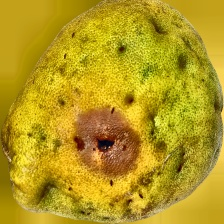
#> input picture analysis/effb0svm_20251102132034/sample_augments/IMG20250703091050.jpg, 224 x 224 px; its folder holds only this picture in this run
$ python -i pomelo_enhancer_v1_2.py   (imports and definitions only)
#> lines starting #> are read from the running program, lines starting #| are printed output that depends on the picture; after the words box and inside, x2 and y2 are one past the last pixel; in counts of white or black regions, pixels touching at a corner belong together
#> in process_image_file, image is the input picture: shape (224, 224, 3); mean B, G, R 27.9, 154.8, 182.6
import os
import cv2
import numpy as np
from PIL import Image
from dotenv import load_dotenv
from pathlib import Path
from tqdm import tqdm

# [1 line not run here, left out]

# ============================================================
# Pomelo Image Enhancer v1.4
# Natural color preservation + RGB-safe output
# ============================================================

# [14 lines left out: function rgba_to_bgr_avg_background, not called in this run]


def enhance_pomelo_image(image_bgr):
    # Convert to LAB for luminance and chroma control
    lab = cv2.cvtColor(image_bgr, cv2.COLOR_BGR2LAB)
#> lab: shape (224, 224, 3); mean of channels 0, 1, 2 164.3, 126.6, 189.8
    l, a, b = cv2.split(lab)

    # Step 1: Luminance equalization
    clahe = cv2.createCLAHE(clipLimit=3.0, tileGridSize=(8, 8))
    l = clahe.apply(l)
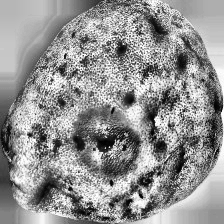
#> l: shape (224, 224); min 1, max 255, mean 146.5

    # Step 2: Decrease overall green dominance (negative 'a' shift → greener tones)
    a_mean, b_mean = np.mean(a), np.mean(b)
#> a_mean = 126.6; b_mean = 189.8
    a = np.clip((a - a_mean) * 1.20 + a_mean, 0, 255).astype(np.uint8)
    b = np.clip((b - b_mean) * 1.15 + b_mean, 0, 255).astype(np.uint8)
    l = l.astype(np.uint8)

    a = cv2.resize(a, (l.shape[1], l.shape[0]))
    b = cv2.resize(b, (l.shape[1], l.shape[0]))

    lab = cv2.merge((l, a, b))
#> lab: shape (224, 224, 3); mean of channels 0, 1, 2 146.5, 126.1, 189.3
    enhanced_bgr = cv2.cvtColor(lab, cv2.COLOR_LAB2BGR)

    # Step 3: Targeted color rebalancing (HSV domain)
    hsv = cv2.cvtColor(enhanced_bgr, cv2.COLOR_BGR2HSV).astype(np.float32)
    h, s, v = cv2.split(hsv)

    # Boost brown, tan, yellow ranges (H 1–50°)
    warm_mask = (h >= 1) & (h <= 50)
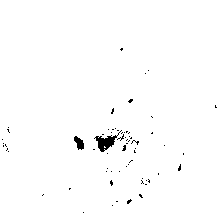
#> warm_mask: shape (224, 224) bool; 99% white; 65 black regions (63 under 20 px), largest, box (x1, y1, x2, y2) and area: (94, 130, 122, 152) 214, (74, 136, 84, 150) 86
    s[warm_mask] *= 1.2
    v[warm_mask] *= 1.1

    # Define a broader green mask to cover light and dark greens (approx 32° to 160°)
    green_mask = (h >= 32) & (h <= 160)
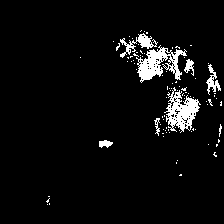
#> green_mask: shape (224, 224) bool; 5.1% white; 90 white regions (82 under 20 px), largest, box (x1, y1, x2, y2) and area: (136, 45, 187, 83) 854, (164, 87, 201, 133) 795, (120, 33, 158, 58) 293
    s[green_mask] = np.clip(s[green_mask] * 1.05, 0, 255)
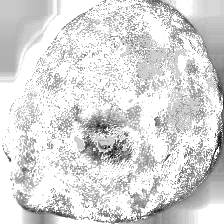
#> s: shape (224, 224) float32; min 34.8, max 306, mean 265; drawn with min black and max white

    # Enhance black/white/tan visibility by range normalization
    global_mask = (v > 30) & (v < 220) & ((h < 32) | (h > 160))
#> global_mask: shape (224, 224) bool; 61.3% white; 631 black regions (600 under 20 px), largest, box (x1, y1, x2, y2) and area: (119, 12, 206, 150) 3484, (129, 15, 224, 224) 3412, (0, 0, 50, 76) 2315
    v[global_mask] = np.power(v[global_mask] / 255.0, 0.8) * 255.0

    hsv = cv2.merge((h, np.clip(s, 0, 255), np.clip(v, 0, 255)))
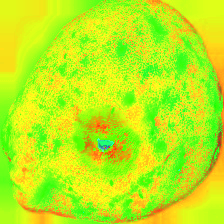
#> hsv: shape (224, 224, 3) float32; mean B, G, R 24.6, 239.3, 186
    enhanced_bgr = cv2.cvtColor(hsv.astype(np.uint8), cv2.COLOR_HSV2BGR)

    # Step 4: Tone balancing and mild sharpening
    enhanced_bgr = np.clip(np.power(enhanced_bgr.astype(np.float32) / 255.0, 1.05) * 255, 0, 255).astype(np.uint8)
    gaussian = cv2.GaussianBlur(enhanced_bgr, (0, 0), sigmaX=1.0)
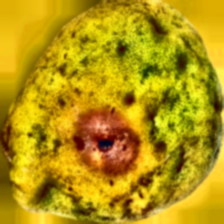
#> gaussian: shape (224, 224, 3); mean B, G, R 13, 150.4, 181.9
    enhanced_bgr = cv2.addWeighted(enhanced_bgr, 1.4, gaussian, -0.40, 0)
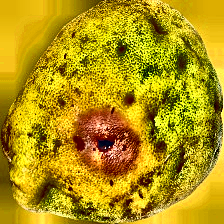
#> enhanced_bgr: shape (224, 224, 3); mean B, G, R 14.1, 150.1, 180.5

    gamma = 1.1
    enhanced_bgr = np.clip((enhanced_bgr / 255.0) ** (1 / gamma) * 255, 0, 255).astype(np.uint8)

    # Step 5: Normalize output for model use
    enhanced_bgr = cv2.normalize(enhanced_bgr, None, 0, 255, cv2.NORM_MINMAX)
    return enhanced_bgr


def process_image_file(input_path, output_path):
    """Process and save a single image as RGB JPEG."""
    image = cv2.imread(str(input_path), cv2.IMREAD_UNCHANGED)
    if image is None:
        print(f"[WARN] Skipping unreadable file: {input_path}")
        return

    # --- Handle RGBA → BGR conversion ---
    if image.shape[-1] == 4:
        image = rgba_to_bgr_avg_background(image)
    elif image.shape[-1] == 3:
        image = image.astype(np.uint8)
    else:
        print(f"[WARN] Unsupported image shape {image.shape} for {input_path}")
        return

    # --- Apply enhancement ---
    enhanced_bgr = enhance_pomelo_image(image)

    # --- Convert to RGB for model / Pillow ---
    enhanced_rgb = cv2.cvtColor(enhanced_bgr, cv2.COLOR_BGR2RGB)

    # --- Ensure output folder exists ---
#> (the run stopped early here; a loop or call above may not have finished)

$ run again, on analysis/effb0svm_20251102132034/sample_augments/IMG20250801081058.jpg
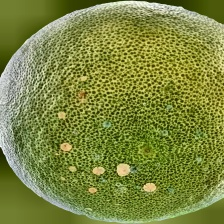
#> input picture analysis/effb0svm_20251102132034/sample_augments/IMG20250801081058.jpg, 224 x 224 px
#> in process_image_file, image is the input picture: shape (224, 224, 3); mean B, G, R 63.2, 135.4, 124.5
#> a_mean = 113.4; b_mean = 164.2
#> in enhance_pomelo_image, `warm_mask = (h >= 1) & (h <= 50)`:
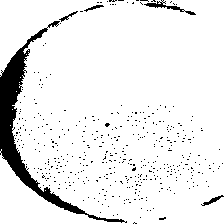
#> warm_mask: shape (224, 224) bool; 92.2% white; 436 black regions (431 under 20 px), largest, box (x1, y1, x2, y2) and area: (0, 21, 127, 223) 2927, (144, 0, 196, 15) 166, (201, 195, 224, 206) 70, (59, 11, 78, 22) 49, (84, 5, 104, 12) 47
#> green_mask: shape (224, 224) bool; 80.5% white; 302 black regions (293 under 20 px), largest, box (x1, y1, x2, y2) and area: (61, 20, 224, 118) 8410, (115, 163, 130, 177) 153, (56, 141, 74, 156) 149
#> global_mask: shape (224, 224) bool; 12.9% white in thin lines or dots, all inside (x1, y1, x2, y2) = (40, 8, 224, 194)
#> in enhance_pomelo_image, `enhanced_bgr = cv2.addWeighted(enhanced_bgr, 1.4, gaussian, -0.40, 0)`:
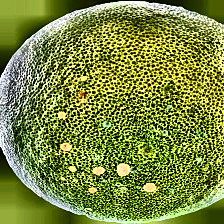
#> enhanced_bgr: shape (224, 224, 3); mean B, G, R 58.1, 136.4, 122.3

$ run again, on analysis/effb0svm_20251102132034/sample_augments/IMG20250801081058_aug155.jpg
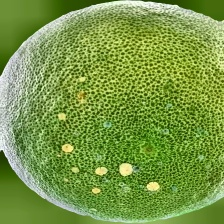
#> input picture analysis/effb0svm_20251102132034/sample_augments/IMG20250801081058_aug155.jpg, 224 x 224 px
#> in process_image_file, image is the input picture: shape (224, 224, 3); mean B, G, R 69.2, 152.8, 120.4
#> a_mean = 103.4; b_mean = 166.8
#> in enhance_pomelo_image, `warm_mask = (h >= 1) & (h <= 50)`:
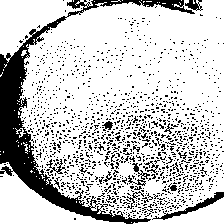
#> warm_mask: shape (224, 224) bool; 78.6% white; 1372 black regions (1354 under 20 px), largest, box (x1, y1, x2, y2) and area: (0, 0, 195, 224) 5624, (152, 192, 224, 220) 349, (128, 163, 150, 186) 138
#> green_mask: shape (224, 224) bool; 99.2% white; 14 black regions (7 under 20 px), largest, box (x1, y1, x2, y2) and area: (121, 164, 131, 175) 86, (62, 144, 73, 153) 68, (147, 183, 159, 190) 64
#> global_mask: shape (224, 224) bool; 0.09% white in thin lines or dots, all inside (x1, y1, x2, y2) = (63, 7, 159, 153)
#> in enhance_pomelo_image, `enhanced_bgr = cv2.addWeighted(enhanced_bgr, 1.4, gaussian, -0.40, 0)`:
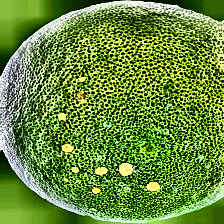
#> enhanced_bgr: shape (224, 224, 3); mean B, G, R 53.3, 139.1, 102.2

$ run again, on analysis/effb0svm_20251102132034/sample_augments/IMG20250801081058_aug229.jpg
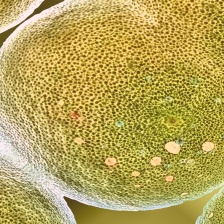
#> input picture analysis/effb0svm_20251102132034/sample_augments/IMG20250801081058_aug229.jpg, 224 x 224 px
#> in process_image_file, image is the input picture: shape (224, 224, 3); mean B, G, R 87.6, 165.1, 183.8
#> a_mean = 125.4; b_mean = 169.7
#> warm_mask: shape (224, 224) bool; 95.2% white; 130 black regions (125 under 20 px), largest, box (x1, y1, x2, y2) and area: (0, 131, 181, 224) 1807, (17, 7, 56, 31) 162, (10, 0, 43, 26) 154, (57, 0, 68, 6) 29, (196, 216, 202, 224) 26
#> green_mask: shape (224, 224) bool; 9.7% white; 144 white regions (129 under 20 px), largest, box (x1, y1, x2, y2) and area: (22, 163, 224, 224) 3653, (0, 132, 23, 164) 392, (12, 3, 39, 26) 75
#> global_mask: shape (224, 224) bool; 66.7% white; 1331 black regions (1219 under 20 px), largest, box (x1, y1, x2, y2) and area: (0, 132, 224, 224) 4751, (0, 0, 72, 59) 622, (112, 0, 160, 27) 428
#> in enhance_pomelo_image, `enhanced_bgr = cv2.addWeighted(enhanced_bgr, 1.4, gaussian, -0.40, 0)`:
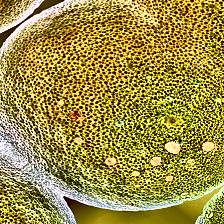
#> enhanced_bgr: shape (224, 224, 3); mean B, G, R 58.3, 142.1, 159
